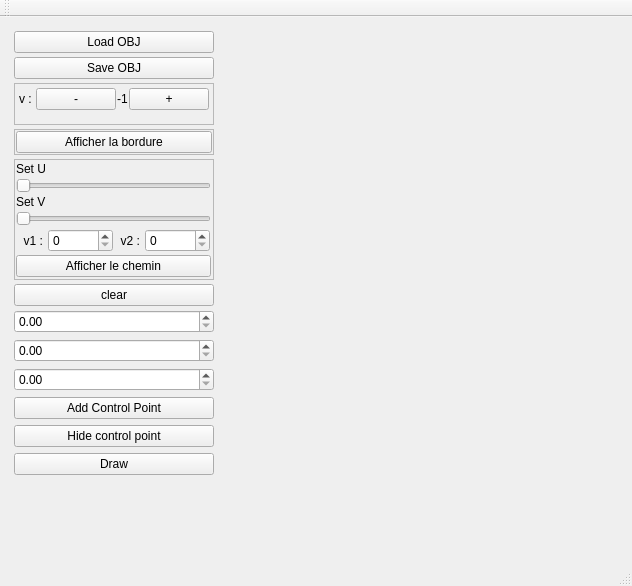
<?xml version="1.0" encoding="UTF-8"?>
<ui version="4.0">
 <class>MainWindow</class>
 <widget class="QMainWindow" name="MainWindow">
  <property name="geometry">
   <rect>
    <x>0</x>
    <y>0</y>
    <width>632</width>
    <height>586</height>
   </rect>
  </property>
  <property name="windowTitle">
   <string>OUTOUDESK</string>
  </property>
  <widget class="QWidget" name="centralWidget">
   <layout class="QHBoxLayout" name="horizontalLayout">
    <item>
     <widget class="QWidget" name="widget_2" native="true">
      <property name="sizePolicy">
       <sizepolicy hsizetype="Maximum" vsizetype="Preferred">
        <horstretch>150</horstretch>
        <verstretch>0</verstretch>
       </sizepolicy>
      </property>
      <property name="minimumSize">
       <size>
        <width>150</width>
        <height>0</height>
       </size>
      </property>
      <layout class="QVBoxLayout" name="verticalLayout">
       <property name="spacing">
        <number>4</number>
       </property>
       <property name="leftMargin">
        <number>3</number>
       </property>
       <property name="topMargin">
        <number>3</number>
       </property>
       <property name="rightMargin">
        <number>3</number>
       </property>
       <property name="bottomMargin">
        <number>3</number>
       </property>
       <item>
        <widget class="QPushButton" name="pushButton_chargement">
         <property name="minimumSize">
          <size>
           <width>200</width>
           <height>0</height>
          </size>
         </property>
         <property name="text">
          <string>Load OBJ</string>
         </property>
        </widget>
       </item>
       <item>
        <widget class="QPushButton" name="pushButton">
         <property name="text">
          <string>Save OBJ</string>
         </property>
        </widget>
       </item>
       <item>
        <widget class="QFrame" name="frame">
         <property name="frameShape">
          <enum>QFrame::StyledPanel</enum>
         </property>
         <property name="frameShadow">
          <enum>QFrame::Raised</enum>
         </property>
         <layout class="QVBoxLayout" name="verticalLayout_2">
          <property name="spacing">
           <number>1</number>
          </property>
          <property name="leftMargin">
           <number>2</number>
          </property>
          <property name="topMargin">
           <number>2</number>
          </property>
          <property name="rightMargin">
           <number>2</number>
          </property>
          <property name="bottomMargin">
           <number>2</number>
          </property>
          <item>
           <widget class="QWidget" name="widget_4" native="true">
            <layout class="QHBoxLayout" name="horizontalLayout_2">
             <property name="spacing">
              <number>1</number>
             </property>
             <property name="leftMargin">
              <number>2</number>
             </property>
             <property name="topMargin">
              <number>2</number>
             </property>
             <property name="rightMargin">
              <number>2</number>
             </property>
             <property name="bottomMargin">
              <number>2</number>
             </property>
             <item>
              <widget class="QLabel" name="label_4">
               <property name="sizePolicy">
                <sizepolicy hsizetype="Maximum" vsizetype="Preferred">
                 <horstretch>0</horstretch>
                 <verstretch>0</verstretch>
                </sizepolicy>
               </property>
               <property name="text">
                <string>v : </string>
               </property>
              </widget>
             </item>
             <item>
              <widget class="QPushButton" name="pushButton_vertexMoins">
               <property name="sizePolicy">
                <sizepolicy hsizetype="Preferred" vsizetype="Fixed">
                 <horstretch>0</horstretch>
                 <verstretch>0</verstretch>
                </sizepolicy>
               </property>
               <property name="text">
                <string>-</string>
               </property>
              </widget>
             </item>
             <item>
              <widget class="QLabel" name="labelVertex">
               <property name="sizePolicy">
                <sizepolicy hsizetype="Preferred" vsizetype="Preferred">
                 <horstretch>0</horstretch>
                 <verstretch>0</verstretch>
                </sizepolicy>
               </property>
               <property name="text">
                <string>-1</string>
               </property>
               <property name="alignment">
                <set>Qt::AlignCenter</set>
               </property>
              </widget>
             </item>
             <item>
              <widget class="QPushButton" name="pushButton_vertexPlus">
               <property name="sizePolicy">
                <sizepolicy hsizetype="Preferred" vsizetype="Fixed">
                 <horstretch>0</horstretch>
                 <verstretch>0</verstretch>
                </sizepolicy>
               </property>
               <property name="text">
                <string>+</string>
               </property>
              </widget>
             </item>
            </layout>
           </widget>
          </item>
          <item>
           <widget class="QWidget" name="widget_3" native="true">
            <property name="sizePolicy">
             <sizepolicy hsizetype="Preferred" vsizetype="Preferred">
              <horstretch>0</horstretch>
              <verstretch>0</verstretch>
             </sizepolicy>
            </property>
            <layout class="QHBoxLayout" name="horizontalLayout_3">
             <property name="spacing">
              <number>1</number>
             </property>
             <property name="leftMargin">
              <number>2</number>
             </property>
             <property name="topMargin">
              <number>2</number>
             </property>
             <property name="rightMargin">
              <number>2</number>
             </property>
             <property name="bottomMargin">
              <number>2</number>
             </property>
            </layout>
           </widget>
          </item>
          <item>
           <widget class="QWidget" name="widget" native="true">
            <layout class="QHBoxLayout" name="horizontalLayout_4">
             <property name="spacing">
              <number>1</number>
             </property>
             <property name="leftMargin">
              <number>2</number>
             </property>
             <property name="topMargin">
              <number>2</number>
             </property>
             <property name="rightMargin">
              <number>2</number>
             </property>
             <property name="bottomMargin">
              <number>2</number>
             </property>
            </layout>
           </widget>
          </item>
         </layout>
        </widget>
       </item>
       <item>
        <widget class="QFrame" name="frame_3">
         <property name="frameShape">
          <enum>QFrame::StyledPanel</enum>
         </property>
         <property name="frameShadow">
          <enum>QFrame::Raised</enum>
         </property>
         <layout class="QHBoxLayout" name="horizontalLayout_6">
          <property name="spacing">
           <number>1</number>
          </property>
          <property name="leftMargin">
           <number>1</number>
          </property>
          <property name="topMargin">
           <number>1</number>
          </property>
          <property name="rightMargin">
           <number>1</number>
          </property>
          <property name="bottomMargin">
           <number>1</number>
          </property>
          <item>
           <widget class="QPushButton" name="pushButton_bordure">
            <property name="text">
             <string>Afficher la bordure</string>
            </property>
           </widget>
          </item>
         </layout>
        </widget>
       </item>
       <item>
        <widget class="QFrame" name="frame_2">
         <property name="frameShape">
          <enum>QFrame::StyledPanel</enum>
         </property>
         <property name="frameShadow">
          <enum>QFrame::Raised</enum>
         </property>
         <layout class="QVBoxLayout" name="verticalLayout_3">
          <property name="spacing">
           <number>2</number>
          </property>
          <property name="leftMargin">
           <number>1</number>
          </property>
          <property name="topMargin">
           <number>2</number>
          </property>
          <property name="rightMargin">
           <number>2</number>
          </property>
          <property name="bottomMargin">
           <number>2</number>
          </property>
          <item>
           <widget class="QLabel" name="label_2">
            <property name="lineWidth">
             <number>1</number>
            </property>
            <property name="text">
             <string>Set U</string>
            </property>
           </widget>
          </item>
          <item>
           <widget class="QSlider" name="u_slider">
            <property name="minimum">
             <number>5</number>
            </property>
            <property name="maximum">
             <number>30</number>
            </property>
            <property name="singleStep">
             <number>5</number>
            </property>
            <property name="orientation">
             <enum>Qt::Horizontal</enum>
            </property>
           </widget>
          </item>
          <item>
           <widget class="QLabel" name="label_3">
            <property name="text">
             <string>Set V</string>
            </property>
           </widget>
          </item>
          <item>
           <widget class="QSlider" name="v_slider">
            <property name="minimum">
             <number>5</number>
            </property>
            <property name="maximum">
             <number>30</number>
            </property>
            <property name="singleStep">
             <number>5</number>
            </property>
            <property name="orientation">
             <enum>Qt::Horizontal</enum>
            </property>
           </widget>
          </item>
          <item>
           <widget class="QWidget" name="widget_5" native="true">
            <layout class="QHBoxLayout" name="horizontalLayout_5">
             <property name="spacing">
              <number>1</number>
             </property>
             <property name="leftMargin">
              <number>1</number>
             </property>
             <property name="topMargin">
              <number>1</number>
             </property>
             <property name="rightMargin">
              <number>1</number>
             </property>
             <property name="bottomMargin">
              <number>1</number>
             </property>
             <item>
              <widget class="QLabel" name="label_v1_chemin">
               <property name="sizePolicy">
                <sizepolicy hsizetype="Maximum" vsizetype="Preferred">
                 <horstretch>0</horstretch>
                 <verstretch>0</verstretch>
                </sizepolicy>
               </property>
               <property name="text">
                <string>  v1 : </string>
               </property>
              </widget>
             </item>
             <item>
              <widget class="QSpinBox" name="spinBox_v1_chemin"/>
             </item>
             <item>
              <widget class="QLabel" name="label_v2_chemin">
               <property name="sizePolicy">
                <sizepolicy hsizetype="Maximum" vsizetype="Preferred">
                 <horstretch>0</horstretch>
                 <verstretch>0</verstretch>
                </sizepolicy>
               </property>
               <property name="text">
                <string>  v2 : </string>
               </property>
              </widget>
             </item>
             <item>
              <widget class="QSpinBox" name="spinBox_v2_chemin"/>
             </item>
            </layout>
           </widget>
          </item>
          <item>
           <widget class="QPushButton" name="pushButton_afficherChemin">
            <property name="text">
             <string>Afficher le chemin</string>
            </property>
           </widget>
          </item>
         </layout>
        </widget>
       </item>
       <item>
        <widget class="QPushButton" name="clear_button">
         <property name="text">
          <string>clear</string>
         </property>
        </widget>
       </item>
       <item>
        <layout class="QVBoxLayout" name="verticalLayout_4">
         <item>
          <widget class="QDoubleSpinBox" name="coordZSpinBox">
           <property name="singleStep">
            <double>0.100000000000000</double>
           </property>
          </widget>
         </item>
         <item>
          <widget class="QDoubleSpinBox" name="coordYSpinBox">
           <property name="singleStep">
            <double>0.100000000000000</double>
           </property>
          </widget>
         </item>
         <item>
          <widget class="QDoubleSpinBox" name="coordXSpinBox">
           <property name="singleStep">
            <double>0.100000000000000</double>
           </property>
          </widget>
         </item>
         <item>
          <widget class="QPushButton" name="addControlPointButton">
           <property name="text">
            <string>Add Control Point</string>
           </property>
          </widget>
         </item>
         <item>
          <widget class="QPushButton" name="hide_button">
           <property name="text">
            <string>Hide control point</string>
           </property>
          </widget>
         </item>
         <item>
          <widget class="QPushButton" name="draw_button">
           <property name="text">
            <string>Draw</string>
           </property>
          </widget>
         </item>
        </layout>
       </item>
       <item>
        <spacer name="verticalSpacer">
         <property name="orientation">
          <enum>Qt::Vertical</enum>
         </property>
         <property name="sizeHint" stdset="0">
          <size>
           <width>20</width>
           <height>40</height>
          </size>
         </property>
        </spacer>
       </item>
      </layout>
     </widget>
    </item>
    <item>
     <widget class="MeshViewerWidget" name="displayWidget" native="true">
      <property name="cursor">
       <cursorShape>CrossCursor</cursorShape>
      </property>
     </widget>
    </item>
   </layout>
  </widget>
  <widget class="QMenuBar" name="menuBar">
   <property name="geometry">
    <rect>
     <x>0</x>
     <y>0</y>
     <width>632</width>
     <height>22</height>
    </rect>
   </property>
  </widget>
  <widget class="QToolBar" name="mainToolBar">
   <attribute name="toolBarArea">
    <enum>TopToolBarArea</enum>
   </attribute>
   <attribute name="toolBarBreak">
    <bool>false</bool>
   </attribute>
  </widget>
  <widget class="QStatusBar" name="statusBar"/>
 </widget>
 <layoutdefault spacing="6" margin="11"/>
 <customwidgets>
  <customwidget>
   <class>MeshViewerWidget</class>
   <extends>QWidget</extends>
   <header location="global">meshviewerwidget.h</header>
   <container>1</container>
  </customwidget>
 </customwidgets>
 <resources/>
 <connections/>
</ui>
